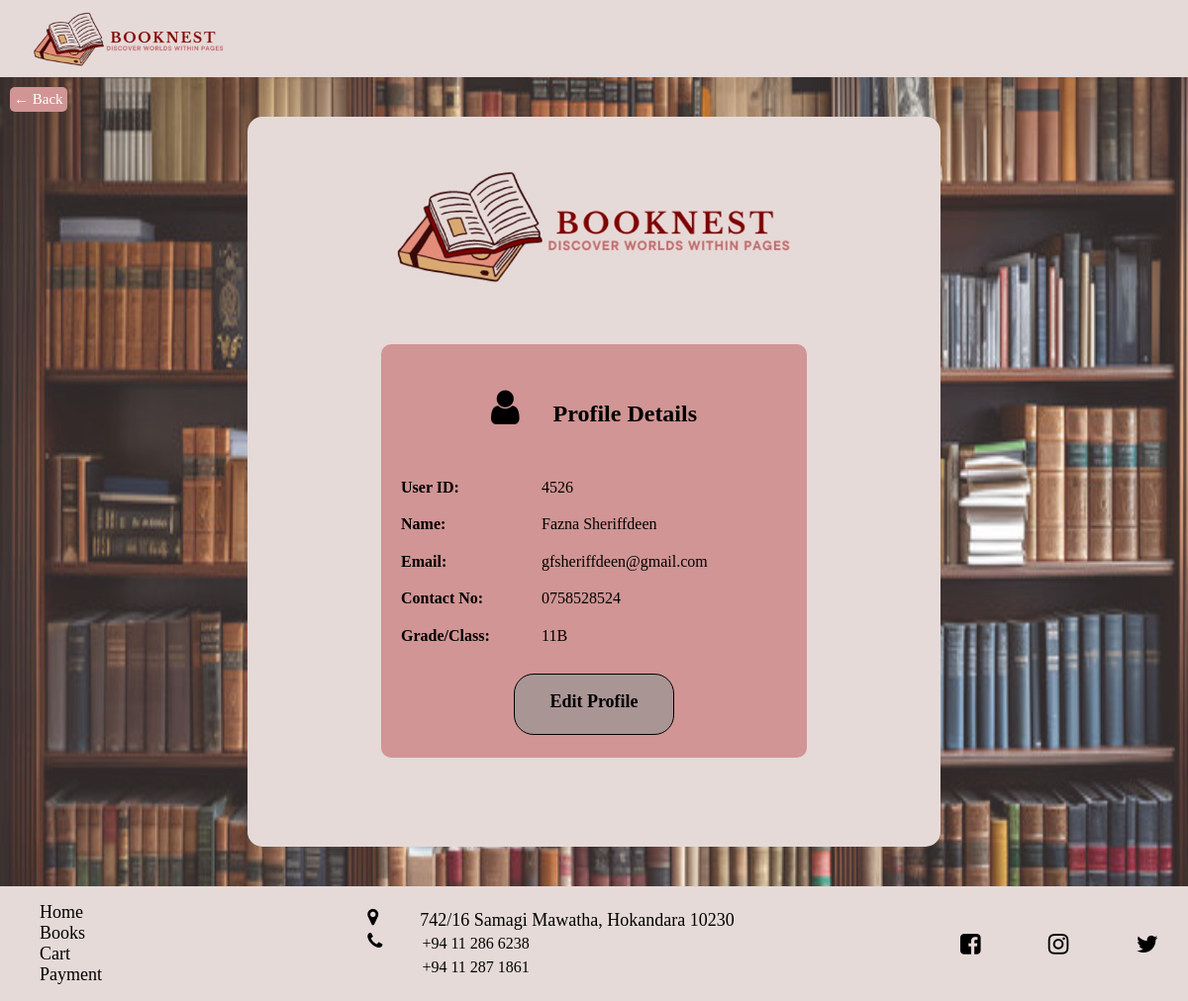
The app's page /viewprofile.php (signed in) with its own data.
### tables this page shows
CREATE TABLE members (
  name TEXT NOT NULL,
  email VARCHAR(50) NOT NULL,
  contact_no CHAR(10) NOT NULL,
  grade_class VARCHAR(3) NOT NULL,
  user_id VARCHAR(10) NOT NULL,
  password VARCHAR(15) NOT NULL,
  PRIMARY KEY (user_id)
);

### viewprofile.php (the view, shortened to what this page needs)
<?php
include 'config.php';
$user = [];
$user_id = $_SESSION['username'];
$stmt = $conn->prepare("SELECT user_id, name, email, contact_no, grade_class FROM members WHERE user_id = ?");
$stmt->bind_param("i", $user_id);
$stmt->execute();
$result = $stmt->get_result();
if ($result->num_rows > 0) {
    $user = $result->fetch_assoc();
} else {
    echo "User not found.";
    exit();
}
?>
<!DOCTYPE html>
<html lang="en">
<head>
    <link rel="stylesheet" href="index.css">
    <link rel="stylesheet" href="https://cdnjs.cloudflare.com/ajax/libs/font-awesome/4.7.0/css/font-awesome.min.css">
</head>
<body>
    <nav>
        <img src="./Assets/logo.jpg" alt="logo" style="width: 200px; padding: 10px;">
    </nav>
    <?php
        include "backbtn.php"
    ?>
    <section style="display: flex; justify-content: center;">
        <div class="content-container" style="display: flex; justify-content: center; align-items: center;">
            <img src="./Assets/logo.jpg" alt="logo" id="logo">
            <div id="form-container">
                <form method="POST" action="<?php echo htmlspecialchars($_SERVER["PHP_SELF"]); ?>">
                    <table align="center" cellpadding="3px" style="text-align: left; width: 400px; height: 300px; ">
                        <tr>
                            <td colspan="2" style="text-align: center;">
                            <i class="fa fa-user" aria-hidden="true" style="font-size:40px;"> </i>
                            <h1 style="display: inline-block; margin-left:30px;">Profile Details</h1>
                            </td>
                        </tr>
                        <tr>
                            <td><label>User ID:</label></td>
                            <td><?php echo htmlspecialchars($user['user_id']); ?></td>
                        </tr>
                        <tr>
                            <td><label>Name:</label></td>
                            <td><?php echo htmlspecialchars($user['name']); ?></td>
                        </tr>
                        <tr>
                            <td><label>Email:</label></td>
                            <td><?php echo htmlspecialchars($user['email']); ?></td>
                        </tr>
                        <tr>
                            <td><label>Contact No:</label></td>
                            <td><?php echo htmlspecialchars($user['contact_no']); ?></td>
                        </tr>
                        <tr>
                            <td><label>Grade/Class:</label></td>
                            <td><?php echo htmlspecialchars($user['grade_class']); ?></td>
                        </tr>
                    </table>
                    <br>
                    <a href="editprofile.php" id="add" name="add" class="submit-btn" style="background-color: #AA9595; color: black; text-decoration: none; display: inline-block; text-align: center; padding: 10px 20px; line-height: 1.9; border-radius: 20px; border: 1px solid black;">Edit Profile</a>
                </form>
            </div>
        </div>
    </section>
        <footer>
            <div id="footer-link-container">
                <ul>
                    <li><a href="home.php" class="footer-links">Home</a></li>
                    <li><a href="books.php" class="footer-links">Books</a></li>
                    <li><a href="cart.php" class="footer-links">Cart</a></li>
                    <li><a href="payment.php" class="footer-links">Payment</a></li>
                </ul>
            </div>
            <div id="contact-container">
                <ul style="line-height: 1.5em;">
                    <li>
                        <div style="display: flex; flex-direction: row;">
                                <i class="fa fa-map-marker" aria-hidden="true" style="margin-right: 42px; font-size: larger;"></i>
                                <a href="https://www.google.com/maps/dir//Vidura+College,+742%2F16+Samagi+Mawatha,+Hokandara+10230/data=!4m6!4m5!1m1!4e2!1m2!1m1!1s0x3ae250eed5064887:0x99747169de18801f?sa=X&ved=1t:57443&ictx=111"
                                class="footer-links">
                                    742/16 Samagi Mawatha, Hokandara 10230
                                </a>
                        </div>
                    </li>
                    <li>
                        <div style="display: flex; flex-direction: row;">
                            <i class="fa fa-phone" aria-hidden="true" style="font-size: larger;"></i>
                            <ul style="display: flex; flex-direction: column;">
                                <li>+94 11 286 6238</li>
                                <li>+94 11 287 1861</li>
                            </ul>
                        </div>
                    </li>
                </ul>
            </div>
            <div id="social-media-container">
                <i class="fa fa-facebook-square" aria-hidden="true"></i>
                <i class="fa fa-instagram" aria-hidden="true"></i>
                <i class="fa fa-twitter" aria-hidden="true"></i>
            </div>
        </footer>
</body>
</html>

### index.css (style rules this page uses)
body { margin: 0%; background-image: url("./Assets/background.jpg"); background-repeat: no-repeat; background-size: 100% 100%; background-attachment: fixed; background-color: rgba(204, 195, 195, 0.3); background-blend-mode: overlay; }
#logo { height: 120px; }
nav { z-index: 1; position: sticky; display: flex; flex-wrap: wrap; align-items: center; justify-content: space-between; padding-left: 20px; padding-right: 20px; height: fit-content; background-color: #E5DAD8; }
footer { display: flex; flex-wrap: wrap; justify-content: space-between; align-items: center; background-color: #E5DAD8; bottom: 0; width: 100%; position: absolute; height: fit-content; }
.footer-links { text-decoration: none; font-size: large; color: black; }
#social-media-container { display: flex; justify-content: space-between; width: 200px; font-size: x-large; margin-right: 30px; }

### viewprofile.php (style rules this page uses)
ul { list-style: none; }
.content-container { background-color: #E5DAD8; border-radius: 15px; height: fit-content; width: 600px; padding: 50px; margin: 40px; text-align: center; flex-direction: column; display: flex; }
#form-container { background-color: #D09594; padding: 15px; border-radius: 10px; margin-top: 10%; margin-bottom: 40px; height: 70%; width: fit-content; flex-direction: column; display: flex; }
label { font-weight: bold; }
.submit-btn { width: 120px; height: 40px; font-size: large; font-weight: bold; padding: 8px; border-radius: 0.8em; margin-bottom: 8px; cursor: pointer; }
footer { position: relative; }

### backbtn.php (style rules this page uses)
body { height: 100vh; }

### records on screen
members: user_id "4526", name "Fazna Sheriffdeen", email "gfsheriffdeen@gmail.com", contact_no "0758528524", grade_class "11B"
